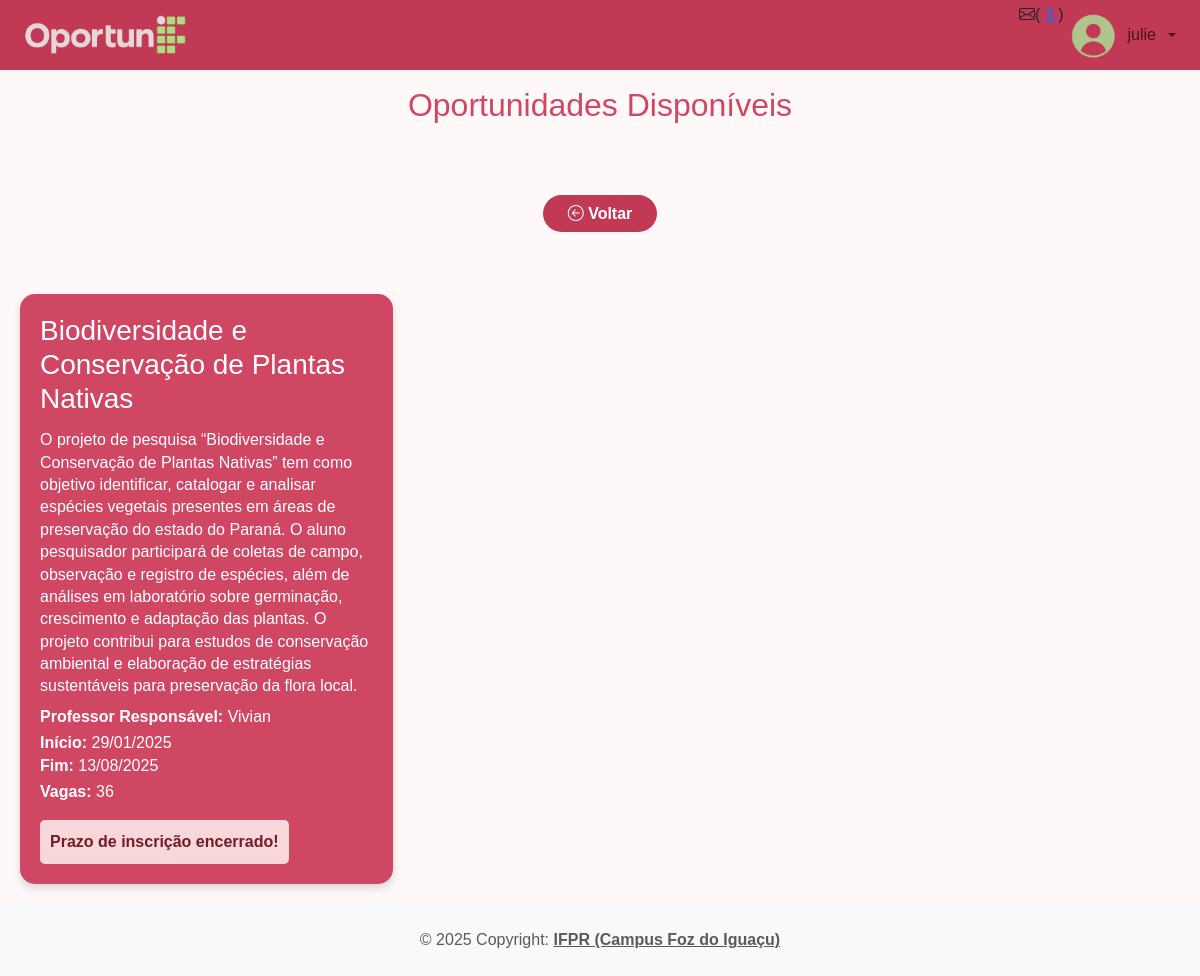
The page /app/controller/OportunidadeController.php?action=projetopesquisa (signed in) on the database as committed earlier.
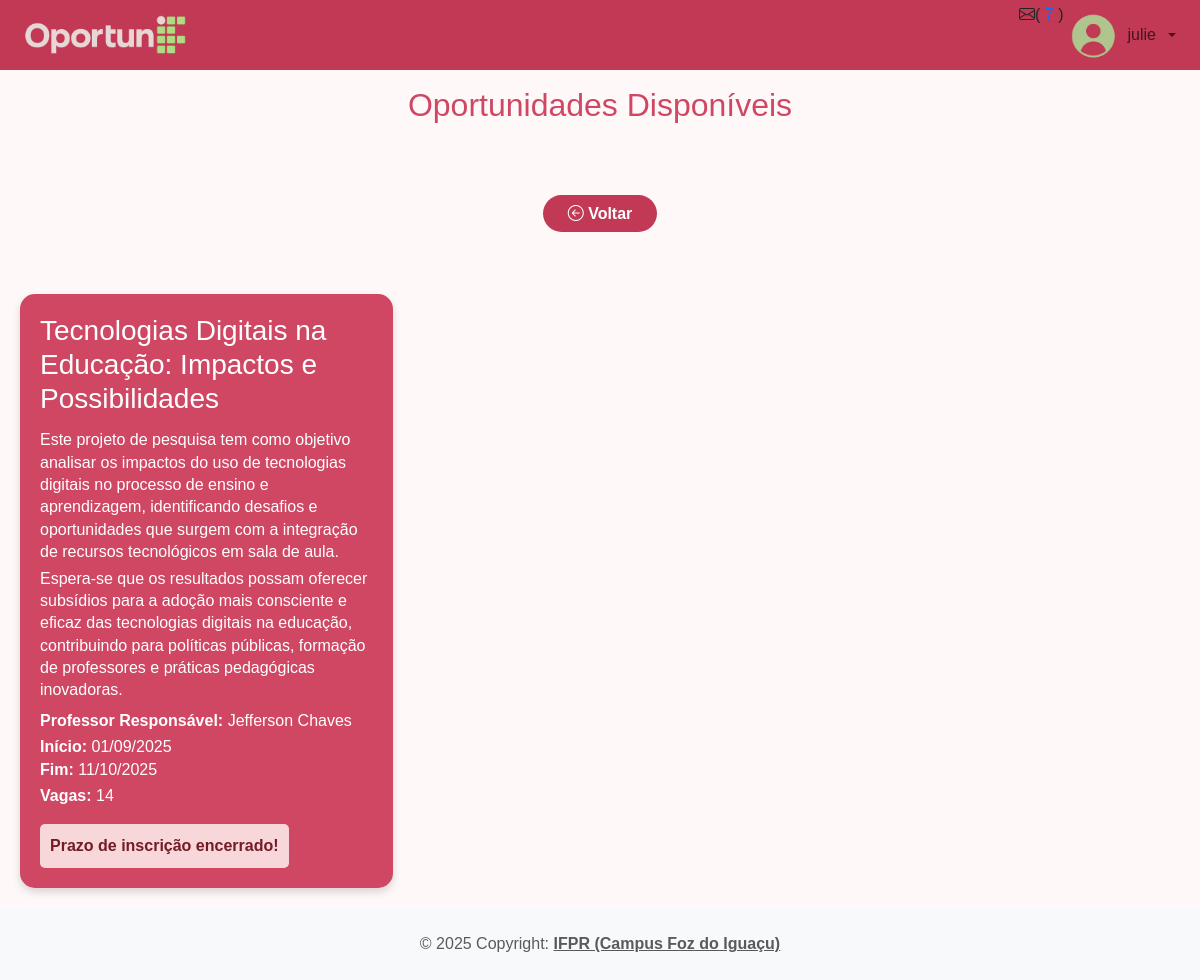
The same page on the database as committed later.
### tables this page shows
CREATE TABLE `oportunidades` (
  `idOportunidades` int(11) NOT NULL,
  `titulo` longtext DEFAULT NULL,
  `descricao` longtext DEFAULT NULL,
  `tipoOportunidade` enum('ESTAGIO','PROJETOEXTENSAO','PROJETOPESQUISA') NOT NULL,
  `dataInicio` date NOT NULL,
  `dataFim` date NOT NULL,
  `documentoAnexo` varchar(100) DEFAULT NULL,
  `vaga` int(11) NOT NULL,
  `professor_responsavel` varchar(255) NOT NULL,
  `documentoEdital` varchar(255) DEFAULT NULL
);

### app/controller/OportunidadeController.php (called while the page is built, shortened)
<?php
require_once(__DIR__ . "/Controller.php");
require_once(__DIR__ . "/../dao/OportunidadeDAO.php");
require_once(__DIR__ . "/../dao/UsuarioDAO.php");
require_once(__DIR__ . "/../model/Oportunidade.php");
class OportunidadeController extends Controller
{
    private OportunidadeDAO $oportunidadeDao;
    private UsuarioDAO $usuarioDao;
    public function __construct()
    {
        $this->oportunidadeDao = new OportunidadeDAO();
        $this->usuarioDao = new UsuarioDAO();
        $this->handleAction();
    }
    protected function projetopesquisa()
    {
        $usuarioLogado = $this->usuarioDao->findById($_SESSION["usuarioLogadoId"]);
        $idCurso = $usuarioLogado->getCurso()->getId();
        $dados["oportunidades"] = $this->oportunidadeDao->listByTipoECurso(OportunidadeTipo::PROJETOPESQUISA, $idCurso);
        $this->loadView("oportunidade/oportunidades_disponiveis.php", $dados);
    }
}
new OportunidadeController();

### app/model/Oportunidade.php (called while the page is built, shortened)
<?php
class Oportunidade
{
    private ?string $titulo;
    private ?string $descricao;
    private ?string $dataInicio;
    private ?string $dataFim;
    private $professorResponsavel;
    private ?int $vaga;
    public function getTitulo(): ?string
    {
        return $this->titulo;
    }
    public function setTitulo(?string $titulo): self
    {
        $this->titulo = $titulo;
        return $this;
    }
    public function getDescricao(): ?string
    {
        return $this->descricao;
    }
    public function setDescricao(?string $descricao): self
    {
        $this->descricao = $descricao;
        return $this;
    }
    public function getDataInicioFormatada(): ?string
    {
        if ($this->dataInicio) {
            $date = new DateTimeImmutable($this->dataInicio);
            return $date->format('d/m/Y');
        }
        return "";
    }
    public function setDataInicio(?string $dataInicio): self
    {
        $this->dataInicio = $dataInicio;
        return $this;
    }
    public function getDataFim(): ?string
    {
        return $this->dataFim;
    }
    public function getDataFimFormatada(): ?string
    {
        if ($this->dataFim) {
            $date = new DateTimeImmutable($this->dataFim);
            return $date->format('d/m/Y');
        }
        return "";
    }
    public function setDataFim(?string $dataFim): self
    {
        $this->dataFim = $dataFim;
        return $this;
    }
    public function getVaga(): ?int
    {
        return $this->vaga;
    }
    public function setVaga(?int $vaga): void
    {
        $this->vaga = $vaga;
    }
    public function setProfessorResponsavel(string $nome)
    {
        $this->professorResponsavel = $nome;
    }
    public function getProfessorResponsavel(): string
    {
        return $this->professorResponsavel;
    }
}

### app/dao/OportunidadeDAO.php (called while the page is built, shortened)
<?php
include_once(__DIR__ . "/../model/Oportunidade.php");
class OportunidadeDAO
{
    public function listByTipoECurso(string $tipo, int $idCurso)
    {
        $conn = Connection::getConn();
        $sql = "SELECT o.* FROM oportunidades o
            INNER JOIN oportunidade_curso oc ON o.idOportunidades = oc.idOportunidade
            WHERE o.tipoOportunidade = :tipo
              AND oc.idCurso = :idCurso
            ORDER BY o.titulo";
        $stm = $conn->prepare($sql);
        $stm->bindValue(":tipo", $tipo);
        $stm->bindValue(":idCurso", $idCurso);
        $stm->execute();
        $result = $stm->fetchAll();
        return $this->mapOportunidades($result);
    }
    private function mapOportunidades($result)
    {
        $oportunidades = array();
        foreach ($result as $reg) {
            $oportunidade = new Oportunidade();
            $oportunidade->setId($reg['idOportunidades']);
            $oportunidade->setTitulo($reg['titulo']);
            $oportunidade->setDescricao($reg['descricao']);
            $oportunidade->setTipoOportunidade($reg['tipoOportunidade']);
            $oportunidade->setDataInicio($reg['dataInicio']);
            $oportunidade->setDataFim($reg['dataFim']);
            $oportunidade->setDocumentoAnexo($reg['documentoAnexo']);
            $oportunidade->setVaga($reg['vaga']);
            $oportunidade->setProfessorResponsavel($reg['professor_responsavel']);
            $cursoDao = new CursoDAO();
            $oportunidade->setCursos($cursoDao->getCursosByOportunidade($reg['idOportunidades']));
            $oportunidades[] = $oportunidade;
        }
        return $oportunidades;
    }
}

### app/dao/UsuarioDAO.php (called while the page is built, shortened)
<?php
class UsuarioDAO
{
    public function findById(int $id)
    {
        $conn = Connection::getConn();
        $sql = "SELECT u.*, c.nome AS nomeCursos FROM usuarios u
                LEFT JOIN cursos c ON c.idCursos = u.idCursos
                WHERE u.idUsuarios = ?";
        $stm = $conn->prepare($sql);
        $stm->execute([$id]);
        $result = $stm->fetchAll();
        $usuarios = $this->mapUsuarios($result);
        if (count($usuarios) == 1)
            return $usuarios[0];
        elseif (count($usuarios) == 0)
            return null;
        die("UsuarioDAO.findById() - Erro: mais de um usuário encontrado.");
    }
    private function mapUsuarios($result)
    {
        $usuarios = array();
        foreach ($result as $reg) {
            $usuario = new Usuario();
            $usuario->setId($reg['idUsuarios']);
            $usuario->setNomeCompleto($reg['nomeCompleto']);
            $usuario->setEmail($reg['email']);
            $usuario->setSenha($reg['senha']);
            $usuario->setMatricula($reg['matricula']);
            $usuario->setTipoUsuario($reg['tipoUsuario']);
            $usuario->setCpf($reg['cpf']);
            $usuario->setFotoPerfil($reg['fotoPerfil']);
            $curso = new Curso();
            $curso->setId($reg['idCursos']);
            if (isset($reg["nomeCursos"]))
                $curso->setNome($reg["nomeCursos"]);
            $usuario->setCurso($curso);
            $usuarios[] = $usuario;
        }
        return $usuarios;
    }
}

### app/view/oportunidade/oportunidades_disponiveis.php (the view)
<?php
require_once(__DIR__ . "/../include/header.php");
require_once(__DIR__ . "/../include/menu.php");
require_once(__DIR__ . "/../../dao/OportunidadeDAO.php");
?>
<link rel="stylesheet" href="<?= BASEURL ?>/view/css/oportunidades_disponiveis.css">
<h2 class="titulo-pagina">Oportunidades Disponíveis</h2>
<div class="text-center mt-5 mb-5">
    <a href="<?= BASEURL ?>/controller/HomeController.php?action=homeAluno" class="btn-voltar">
        <i class="bi bi-arrow-left-circle"></i> Voltar
    </a>
</div>
<div class="cards-container">
    <?php if (count($dados["oportunidades"]) > 0): ?>
        <?php foreach ($dados["oportunidades"] as $op): ?>
            <div class="card-oportunidade">
                <h3><?= htmlspecialchars($op->getTitulo()) ?></h3>
                <p><?= nl2br($op->getDescricao()) ?></p>
                <p><strong>Professor Responsável:</strong> <?= htmlspecialchars($op->getProfessorResponsavel() ?? "Não definido") ?></p>
                <p>
                    <strong>Início:</strong> <?= htmlspecialchars($op->getDataInicioFormatada()) ?><br>
                    <strong>Fim:</strong> <?= htmlspecialchars($op->getDataFimFormatada()) ?>
                </p>
                <p><strong>Vagas:</strong> <?= htmlspecialchars($op->getVaga()) ?></p>
                <?php
                $dataHoje = new DateTime();
                $dataFim = new DateTime($op->getDataFim());
                ?>
                <?php if ($dataHoje <= $dataFim): ?>
                    <a href="<?= BASEURL ?>/controller/InscricaoController.php?action=view&idOport=<?= $op->getId() ?>" class="btn-inscrever">saiba mais</a>
                <?php else: ?>
                    <div class="btn-inscrever btn-disabled">Prazo de inscrição encerrado!</div>
                <?php endif; ?>
            </div>
        <?php endforeach; ?>
    <?php else: ?>
        <p>Não há oportunidades no momento.</p>
    <?php endif; ?>
</div>
<?php require_once(__DIR__ . "/../include/footer.php"); ?>

### app/controller/Controller.php (shortened to what this page needs)
<?php
class Controller
{
    protected function handleAction()
    {
        $action = NULL;
        if (isset($_GET['action']))
            $action = $_GET['action'];
        $this->callAction($action);
    }
    protected function callAction($methodName)
    {
        if ($methodName && method_exists($this, $methodName))
            $this->$methodName();
        else {
            echo "Ação não encontrada no controller.<br>";
            echo "Verifique com o administrador do sistema.";
        }
    }
    protected function loadView(string $path, array $dados, string $msgErro = "", string $msgSucesso = "")
    {
        $caminho = __DIR__ . "/../view/" . $path;
        if (file_exists($caminho)) {
            extract($dados);
            require $caminho;
        } else {
            echo "Erro ao carrega a view solicitada<br>";
            echo "Caminho: " . $caminho;
        }
    }
}

### app/view/include/header.php (shortened to what this page needs)
<!DOCTYPE html>
<html lang="pt">
<head>
    <link href="https://cdn.jsdelivr.net/npm/bootstrap@5.3.3/dist/css/bootstrap.min.css" rel="stylesheet">
    <link rel="stylesheet" href="https://cdn.jsdelivr.net/npm/bootstrap-icons@1.13.1/font/bootstrap-icons.min.css">
</head>
<body>

### app/view/include/menu.php (shortened to what this page needs)
<?php
$nome = "(Sessão expirada)";
$fotoPerfil = "avatar.png";
$notificacoes = 0;
$caminhoLocalUpload = __DIR__ . "/../../../uploads/$fotoPerfil";
$caminhoFotoGenerica = BASEURL . "/view/img/foto_generica_perfil.png";
if (file_exists($caminhoLocalUpload)) {
} else {
    $caminhoFoto = $caminhoFotoGenerica;
}
if (isset($_SESSION[SESSAO_USUARIO_NOME])) {
    $nome = $_SESSION[SESSAO_USUARIO_NOME];
}
if (isset($_SESSION[SESSAO_USUARIO_NOTIFICACOES])) {
    $notificacoes = $_SESSION[SESSAO_USUARIO_NOTIFICACOES];
} else {
    $notificacoes = $_SESSION[SESSAO_USUARIO_NOTIFICACOES];
}
$homePage = HOME_PAGE_ADMIN;
if ($_SESSION[SESSAO_USUARIO_TIPO] == UsuarioTipo::ALUNO)
    $homePage = HOME_PAGE_ALUNO;
elseif ($_SESSION[SESSAO_USUARIO_TIPO] == UsuarioTipo::PROFESSOR)
    $homePage = HOME_PAGE_PROFESSOR;
?>
<link rel="stylesheet" href="<?= BASEURL ?>/view/css/menu.css">
<nav class="navbar navbar-expand-md px-3 mb-3" style="background-color: #c23956">
    <a class="navbar-brand" href="<?= $homePage ?>">
        <img src="<?= BASEURL ?>/view/img/logo.png">
    </a>
    <div class="collapse navbar-collapse" id="navSite">
        <ul class="navbar-nav ms-auto mr-3">
            <li class="nav-item d-flex justify-content-center align-itens-center">
                <i class="bi bi-envelope"></i> <span>( <a href="<?= BASEURL . '/controller/NotificacaoController.php?action=listar' ?>"><?= $notificacoes ?> </a>)</span>
            </li>
            <li class="nav-item dropdown">
                <a class="nav-link dropdown-toggle usuario-topo" href="#" id="navbarUsuario"
                    data-bs-toggle="dropdown">
                    <div class="foto-perfil-wrapper">
                        <img class="foto-perfil" src="<?= $caminhoFoto ?>" alt="Foto de perfil">
                    </div>
                    <span><?= $nome ?></span>
                </a>
            </li>
        </ul>
    </div>
</nav>

### app/view/include/footer.php (shortened to what this page needs)
<body>
    <footer class="text-center text-lg-start bg-light text-muted">
        <div class="text-center p-4">
            © 2025 Copyright:
            <a class="text-reset fw-bold" href="https://foz.ifpr.edu.br" target="blank">IFPR (Campus Foz do Iguaçu)</a>
        </div>
    </footer>
</body>
</html>

### app/view/css/menu.css (style rules this page uses)
* { margin: 0; padding: 0; box-sizing: border-box; }
.navbar { height: 70px; }
.navbar-brand img { max-height: 180px; max-width: 180px; width: auto; height: auto; }
.navbar-nav .foto-perfil { max-width: 120%; }
.usuario-topo { display: flex; align-items: center; gap: 8px; }
.foto-perfil-wrapper { width: 48px; height: 48px; border-radius: 50%; overflow: hidden; flex-shrink: 0; }
.foto-perfil-wrapper img { width: 100%; height: 100%; object-fit: cover; }

### app/view/css/oportunidades_disponiveis.css (style rules this page uses)
body { background-color: #fff8f9; font-family: Arial, sans-serif; margin: 0; padding: 0; }
.titulo-pagina { text-align: center; font-size: 2rem; color: #cf4763; margin-bottom: 30px; }
.cards-container { display: grid; grid-template-columns: repeat(3, 1fr); gap: 20px; padding: 20px; }
.card-oportunidade { background-color: #cf4763; color: white; padding: 20px; border-radius: 15px; box-shadow: 0 4px 8px rgba(0, 0, 0, 0.15); display: flex; flex-direction: column; justify-content: space-between; min-height: 250px; transition: transform 0.2s ease, box-shadow 0.2s ease; }
.card-oportunidade p { margin: 2px 0; line-height: 1.4; }
.btn-inscrever { margin-top: 15px; padding: 10px 20px; background-color: #afc38b; color: white; border: none; border-radius: 10px; cursor: pointer; font-size: 1rem; align-self: flex-start; transition: background-color 0.2s ease; }
.btn-disabled { display: inline-block; padding: 10px 10px; background-color: #f8d7da; color: #721c24; border-radius: 5px; text-align: center; cursor: not-allowed; font-weight: bold; }
.btn-voltar { background-color: #c23956; color: #fff; border-radius: 25px; padding: 10px 25px; text-decoration: none; font-weight: 600; transition: background-color 0.3s ease; }

### app/view/include/footer.php (style rules this page uses)
body { min-height: 100vh; display: flex; flex-direction: column; margin: 0; }
footer { margin-top: auto; }

Rows that differ between the two databases and show on the page:
removed oportunidades: titulo "Biodiversidade e Conservação de Plantas Nativas", descricao "O projeto de pesquisa “Biodiversidade e Conservação de Plantas Nativas” tem como objetivo identificar, catalogar e analisar espécies vegetais presentes em áreas de preservação do estado do Paraná. O aluno pesquisador participará de coletas de campo, observação e registro de espécies, além de análises em laboratório sobre germinação, crescimento e adaptação das plantas. O projeto contribui para estudos de conservação ambiental e elaboração de estratégias sustentáveis para preservação da flora local.", professor_responsavel "Vivian", dataInicio "29/01/2025", dataFim "13/08/2025", vaga "36", shows "Prazo de inscrição encerrado!"
added oportunidades: titulo "Tecnologias Digitais na Educação: Impactos e Possibilidades", descricao "Este projeto de pesquisa tem como objetivo analisar os impactos do uso de tecnologias digitais no processo de ensino e aprendizagem, identificando desafios e oportunidades que surgem com a integração de recursos tecnológicos em sala de aula. Espera-se que os resultados possam oferecer subsídios para a adoção mais consciente e eficaz das tecnologias digitais na educação, contribuindo para políticas públicas, formação de professores e práticas pedagógicas inovadoras.", professor_responsavel "Jefferson Chaves", dataInicio "01/09/2025", dataFim "11/10/2025", vaga "14", shows "Prazo de inscrição encerrado!"
Other text that changed with them:
$notificacoes: "3" → "7"
